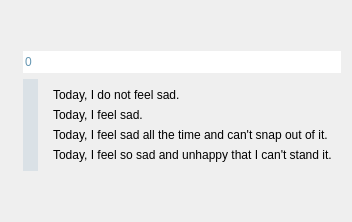
          <widget class="QWidget" name="pageOne">
           <layout class="QGridLayout" name="gridLayout">
            <item row="0" column="0">
             <spacer name="vs_2">
              <property name="orientation">
               <enum>Qt::Vertical</enum>
              </property>
              <property name="sizeHint" stdset="0">
               <size>
                <width>20</width>
                <height>40</height>
               </size>
              </property>
             </spacer>
            </item>
            <item row="3" column="0">
             <widget class="QFrame" name="frame">
              <layout class="QGridLayout" name="gridLayout_2">
               <property name="leftMargin">
                <number>12</number>
               </property>
               <property name="topMargin">
                <number>0</number>
               </property>
               <property name="rightMargin">
                <number>0</number>
               </property>
               <property name="bottomMargin">
                <number>0</number>
               </property>
               <item row="1" column="0">
                <widget class="QSlider" name="b_slider">
                 <property name="sizePolicy">
                  <sizepolicy hsizetype="Fixed" vsizetype="Expanding">
                   <horstretch>0</horstretch>
                   <verstretch>0</verstretch>
                  </sizepolicy>
                 </property>
                 <property name="styleSheet">
                  <string notr="true">

/* ///////////////////////////////////////////////////////////////
QSlider Colors
/////////////////////////////////////////////////////////////// */

QSlider::handle:vertical {background:rgb(100,150,178);}
QSlider::handle:vertical:hover {background:rgb(140,190,218);}
QSlider::handle:vertical:pressed {background:rgb(50,100,128);}
QSlider::groove:vertical:hover {background:rgba(100,150,178,0.25);}
QSlider::groove:vertical {background:rgba(100,150,178,0.15);}

        </string>
                 </property>
                 <property name="maximum">
                  <number>3</number>
                 </property>
                 <property name="value">
                  <number>0</number>
                 </property>
                 <property name="orientation">
                  <enum>Qt::Vertical</enum>
                 </property>
                 <property name="invertedAppearance">
                  <bool>true</bool>
                 </property>
                </widget>
               </item>
               <item row="1" column="1">
                <widget class="QFrame" name="frame">
                 <layout class="QVBoxLayout" name="verticalLayout">
                  <property name="spacing">
                   <number>6</number>
                  </property>
                  <property name="leftMargin">
                   <number>9</number>
                  </property>
                  <property name="topMargin">
                   <number>9</number>
                  </property>
                  <property name="rightMargin">
                   <number>9</number>
                  </property>
                  <property name="bottomMargin">
                   <number>9</number>
                  </property>
                  <item>
                   <widget class="QLabel" name="label_2">
                    <property name="text">
                     <string>Today, I do not feel sad.</string>
                    </property>
                   </widget>
                  </item>
                  <item>
                   <widget class="QLabel" name="label_3">
                    <property name="text">
                     <string>Today, I feel sad.</string>
                    </property>
                   </widget>
                  </item>
                  <item>
                   <widget class="QLabel" name="label_4">
                    <property name="text">
                     <string>Today, I feel sad all the time and can't snap out of it.</string>
                    </property>
                   </widget>
                  </item>
                  <item>
                   <widget class="QLabel" name="label_5">
                    <property name="text">
                     <string>Today, I feel so sad and unhappy that I can't stand it.</string>
                    </property>
                   </widget>
                  </item>
                 </layout>
                </widget>
               </item>
               <item row="0" column="0" colspan="2">
                <widget class="QSpinBox" name="b_box">
                 <property name="styleSheet">
                  <string notr="true">color: rgb(101, 150, 178);</string>
                 </property>
                 <property name="frame">
                  <bool>false</bool>
                 </property>
                 <property name="buttonSymbols">
                  <enum>QAbstractSpinBox::NoButtons</enum>
                 </property>
                </widget>
               </item>
              </layout>
             </widget>
            </item>
            <item row="4" column="0">
             <spacer name="vs">
              <property name="orientation">
               <enum>Qt::Vertical</enum>
              </property>
              <property name="sizeHint" stdset="0">
               <size>
                <width>20</width>
                <height>40</height>
               </size>
              </property>
             </spacer>
            </item>
           </layout>
          </widget>
